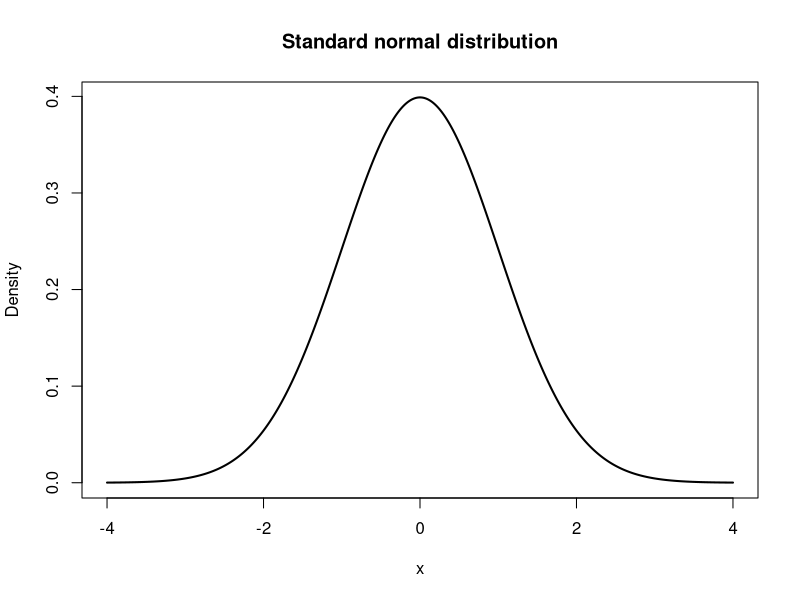

Reproduce this figure in R.
## ---- chunk 1
x <- seq(-4, 4, length.out = 500)
plot(x, dnorm(x), type = "l", lwd = 2,
     ylab = "Density", xlab = "x",
     main = "Standard normal distribution")
## ---- chunk 2
pnorm(1.96)
## ---- chunk 3
pnorm(2.67)
1 - pnorm(-0.37)
pnorm(2.46) - pnorm(-2.18)
## ---- chunk 4
1 - pnorm(10, mean = 8, sd = 2)
## ---- chunk 5
dpois(3, lambda = 5)
ppois(3, lambda = 5)
## ---- chunk 6
dpois(3, lambda = 5)
## ---- chunk 7
dpois(2, lambda = 5 * 0.5)
